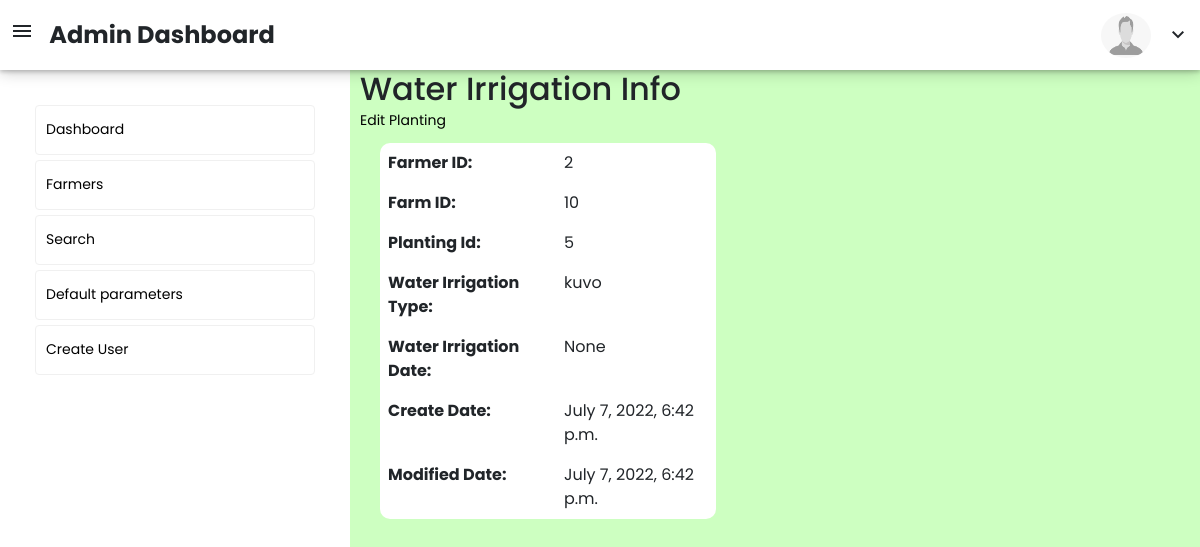
/water_irrigation_info/water_irrigation_id=1, run on an earlier commit of the app's database.
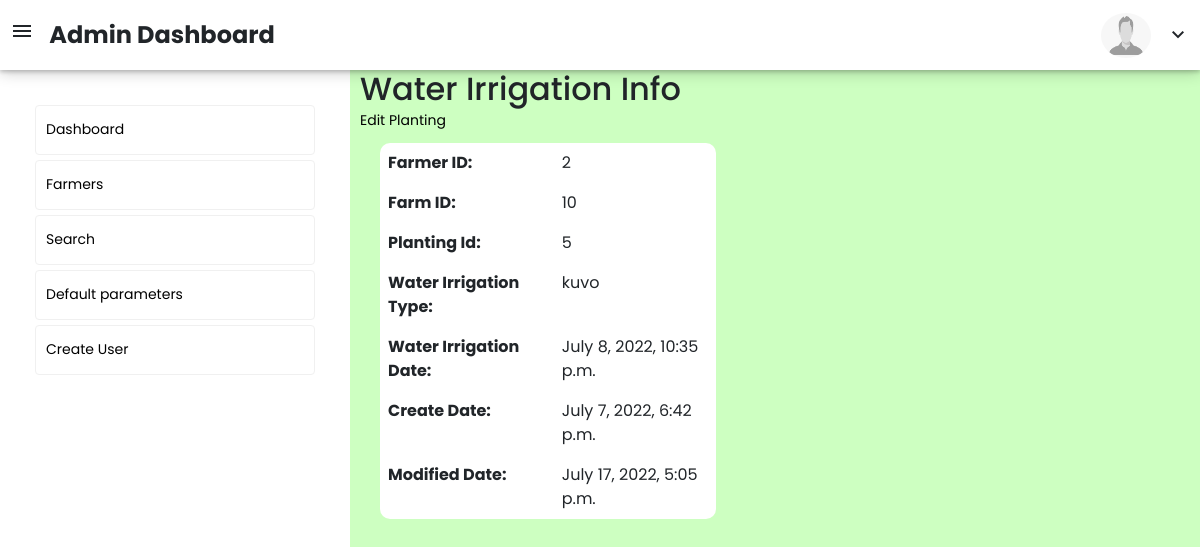
And on a later commit of the database.
### adminaccess/models.py (models this page shows)
class Water_irrigation(models.Model):
    farmer_id = models.IntegerField()
    farm_id = models.IntegerField()
    planting_id = models.IntegerField()
    water_irrigation_type = models.CharField(max_length=50, blank=True, null=True)
    water_irrigation_date = models.DateTimeField(blank=True, null=True)#selection
    create_date = models.DateTimeField(auto_now_add=True,blank=True, null=True)
    modified_date = models.DateTimeField(auto_now=True,blank=True, null=True)

### adminaccess/views.py (the view)
# urls.py: path('water_irrigation_info/water_irrigation_id=<int:water_irrigation_id>', views.water_irrigation_info, name="water_irrigation_info"),
def water_irrigation_info(request, water_irrigation_id):
    water_irrigation = Water_irrigation.objects.filter(id=water_irrigation_id)[0]
    data = {'water_irrigation':water_irrigation}
    return render(request, 'forms/water_irrigation_info.html', data)

### templates/forms/water_irrigation_info.html
{% extends 'dashboard/basic.html' %}
{% block body %}
{% load static %}
    <h2>Water Irrigation Info</h2>
    <table class="table table-borderless table-width-40 farmer_detail">
        <a href="/water_irrigation_edit/water_irrigation_id={{water_irrigation.id}}">Edit Planting</a>
        <tbody>
            <tr>
                <th scope="row">Farmer ID:</th>
                <td>{{water_irrigation.farmer_id}}</td>
            </tr>
            <tr>
                <th scope="row">Farm ID:</th>
                <td>{{water_irrigation.farm_id}}</td>
            </tr>
            <tr>
                <th scope="row">Planting Id:</th>
                <td>{{water_irrigation.planting_id}}</td>
            </tr>
            <tr>
                <th scope="row">Water Irrigation Type:</th>
                <td>{{water_irrigation.water_irrigation_type}}</td>
            </tr>
            <tr>
                <th scope="row">Water Irrigation Date:</th>
                <td>{{water_irrigation.water_irrigation_date}}</td>
            </tr>
            <tr>
                <th scope="row">Create Date:</th>
                <td>{{water_irrigation.create_date}}</td>
            </tr>
            <tr>
                <th scope="row">Modified Date:</th>
                <td>{{water_irrigation.modified_date}}</td>
            </tr>
        </tbody>
    </table>
{% endblock %}

What changed in the data, as far as the page shows it:
changed Water_irrigation "kuvo": water_irrigation_date "None" → "July 8, 2022, 10:35 p.m."; modified_date "July 7, 2022, 6:42 p.m." → "July 17, 2022, 5:05 p.m."
